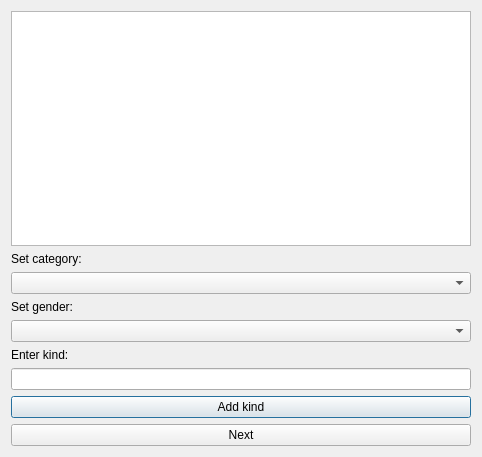
<?xml version="1.0" encoding="UTF-8"?>
<ui version="4.0">
 <class>Kindnew</class>
 <widget class="QDialog" name="Kindnew">
  <property name="geometry">
   <rect>
    <x>0</x>
    <y>0</y>
    <width>482</width>
    <height>457</height>
   </rect>
  </property>
  <property name="windowTitle">
   <string>Dialog</string>
  </property>
  <layout class="QVBoxLayout" name="verticalLayout">
   <item>
    <widget class="QTableView" name="tableView">
     <property name="editTriggers">
      <set>QAbstractItemView::NoEditTriggers</set>
     </property>
    </widget>
   </item>
   <item>
    <widget class="QLabel" name="label">
     <property name="text">
      <string>Set category:</string>
     </property>
    </widget>
   </item>
   <item>
    <widget class="QComboBox" name="comboBox_Category"/>
   </item>
   <item>
    <widget class="QLabel" name="label_2">
     <property name="text">
      <string>Set gender:</string>
     </property>
    </widget>
   </item>
   <item>
    <widget class="QComboBox" name="comboBox_Gender"/>
   </item>
   <item>
    <widget class="QLabel" name="label_3">
     <property name="text">
      <string>Enter kind:</string>
     </property>
    </widget>
   </item>
   <item>
    <widget class="QLineEdit" name="lineEdit"/>
   </item>
   <item>
    <widget class="QPushButton" name="add_dresskind">
     <property name="text">
      <string>Add kind</string>
     </property>
    </widget>
   </item>
   <item>
    <widget class="QPushButton" name="pushButton_next">
     <property name="text">
      <string>Next</string>
     </property>
    </widget>
   </item>
  </layout>
 </widget>
 <resources/>
 <connections/>
</ui>
